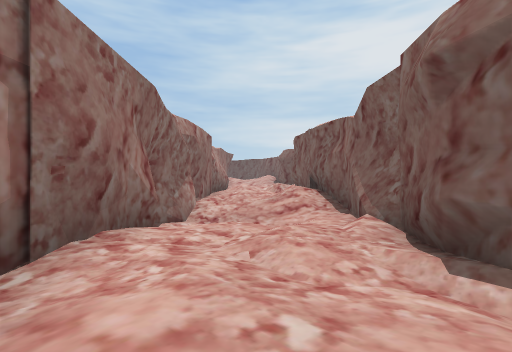
[1] (above)

16 first-person views from a walk through a scene from a Unity 3-D project. The camera is 1.3 m above the floor, looks level and sees 85° across. The floor is counted in squares, 2 m on a side. Each view is taken from the middle of a square. On the plan, view 1 faces up. The plan holds only what a view shows up to about 9 squares ahead; the rest is blank. The place goes on beyond the plan.

[2]
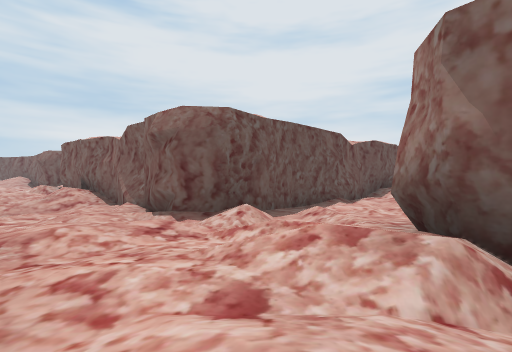

[3]
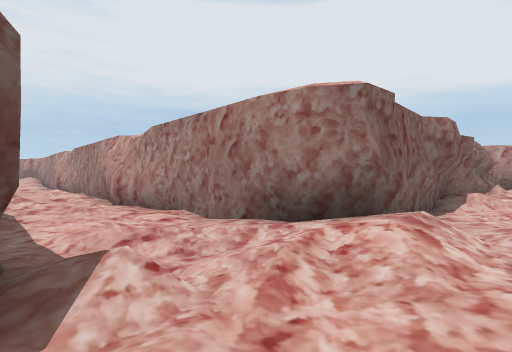

[4]
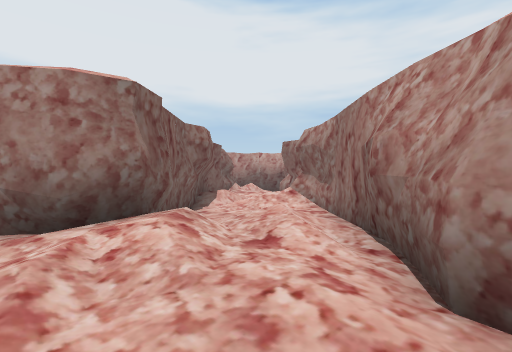

[5]
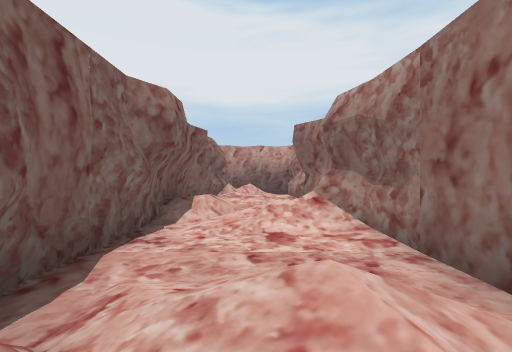

[6]
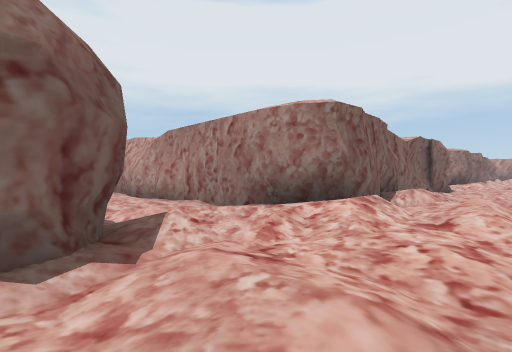

[7]
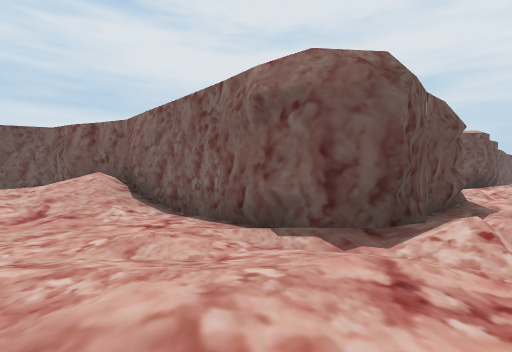

[8]
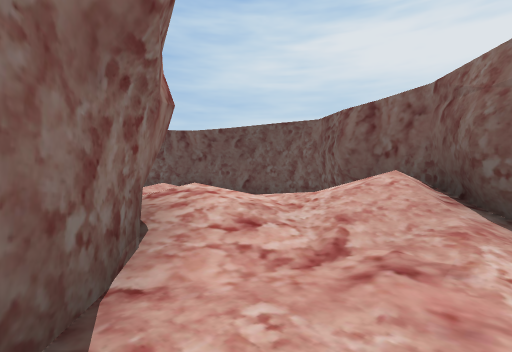

[9]
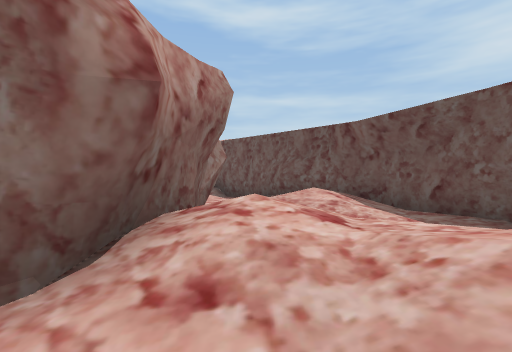

[10]
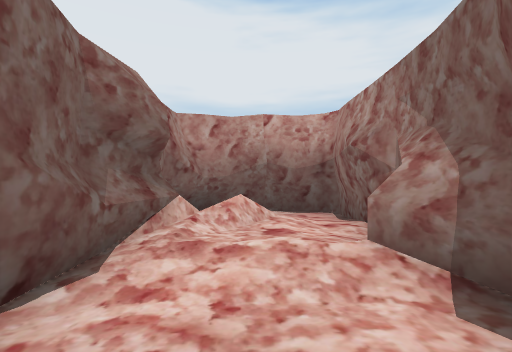

[11]
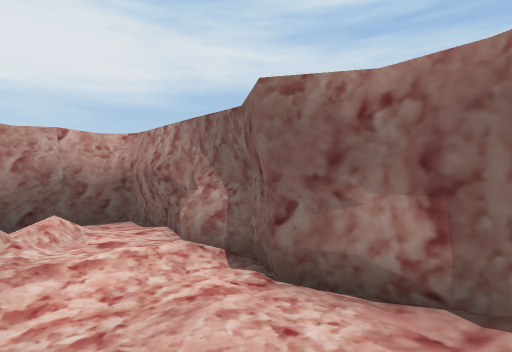

[12]
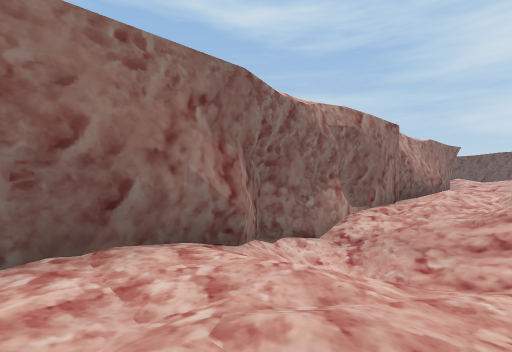

[13]
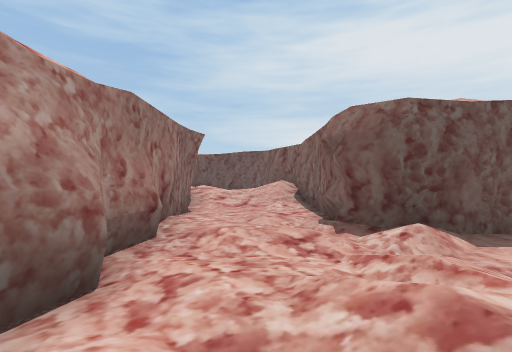

[14]
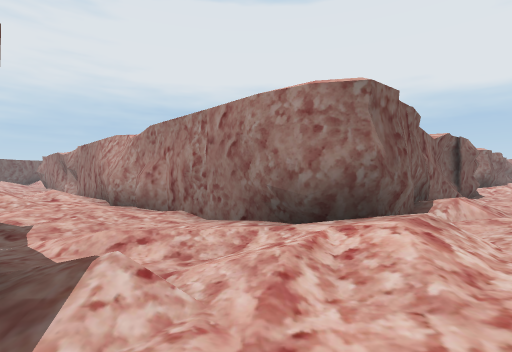

[15]
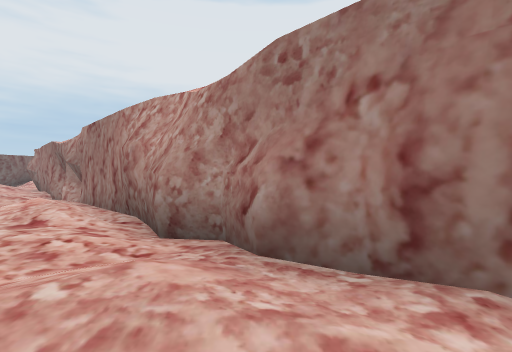

[16]
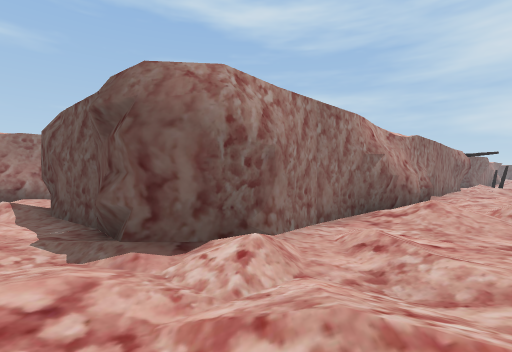

### Floor plan
Key: @ floor where view 1 was taken; # wall or solid block; . main floor; : floor 0.25 m higher than the main floor; + floor 0.5 m higher than the main floor; * floor 0.75 m higher than the main floor; - floor 0.75 m lower than the main floor; % floor 1 m higher than the main floor; / step, stairs or slope.
Columns run from 4 left of view 1 to 16 right of it. Each row starts with its distance up from view 1.
 25 ####
 24 +/:###     ..
 23 **:..#    #.:
 22 /+.  ##   #..
 21 #    /#   # :
 20 ##%*%/#   # :*
 19  ##///#   #://
 18   #.:/#   #./.
 17   #...#   #...
 16   #...#   #.::
 15   #..:#####/.:##
 14   #::.##.##.:/+#
 13   #...//.:.:.:::
 12   #.:/::..:/..//
 11   #/:*#############/#
 10   #///#           ###
  9   #.:.#
  8   #///#
  7   #../#
  6   #-//#
  5   #///#
  4   #//.#
  3   #...#
  2   #...# ###
  1    .::###.###
  0    .@./.:..:.//:
 -1   #.:/::..::..+/
 -2   #/:*####.####
 -3   #///#  ###
 -4   #...#
 -5   #...#
 -6   #//.#
 -7   #/:/#
 -8   #.:/#
 -9   #...#
-10   ##::#
-11   #::##
-12   #.//#
-13   #.  #
-14   ####

Where each view was taken, in squares from view 1:
view 1: 0 up, 0 right, facing up
view 2: 3 down, 1 left, facing up-right
view 3: 1 up, 0 right, facing down-right
view 4: 1 up, 0 right, facing down
view 5: 2 down, 0 right, facing down
view 6: 15 up, 1 left, facing down-right
view 7: 13 up, 1 left, facing up-right
view 8: 16 up, 1 left, facing up
view 9: 18 up, 0 right, facing up-left
view 10: 8 down, 0 right, facing down
view 11: 7 down, 1 right, facing down-left
view 12: 2 up, 1 right, facing up-left
view 13: 10 up, 0 right, facing up
view 14: 14 up, 0 right, facing down-right
view 15: 13 up, 5 right, facing down-right
view 16: 13 up, 9 right, facing up-left
